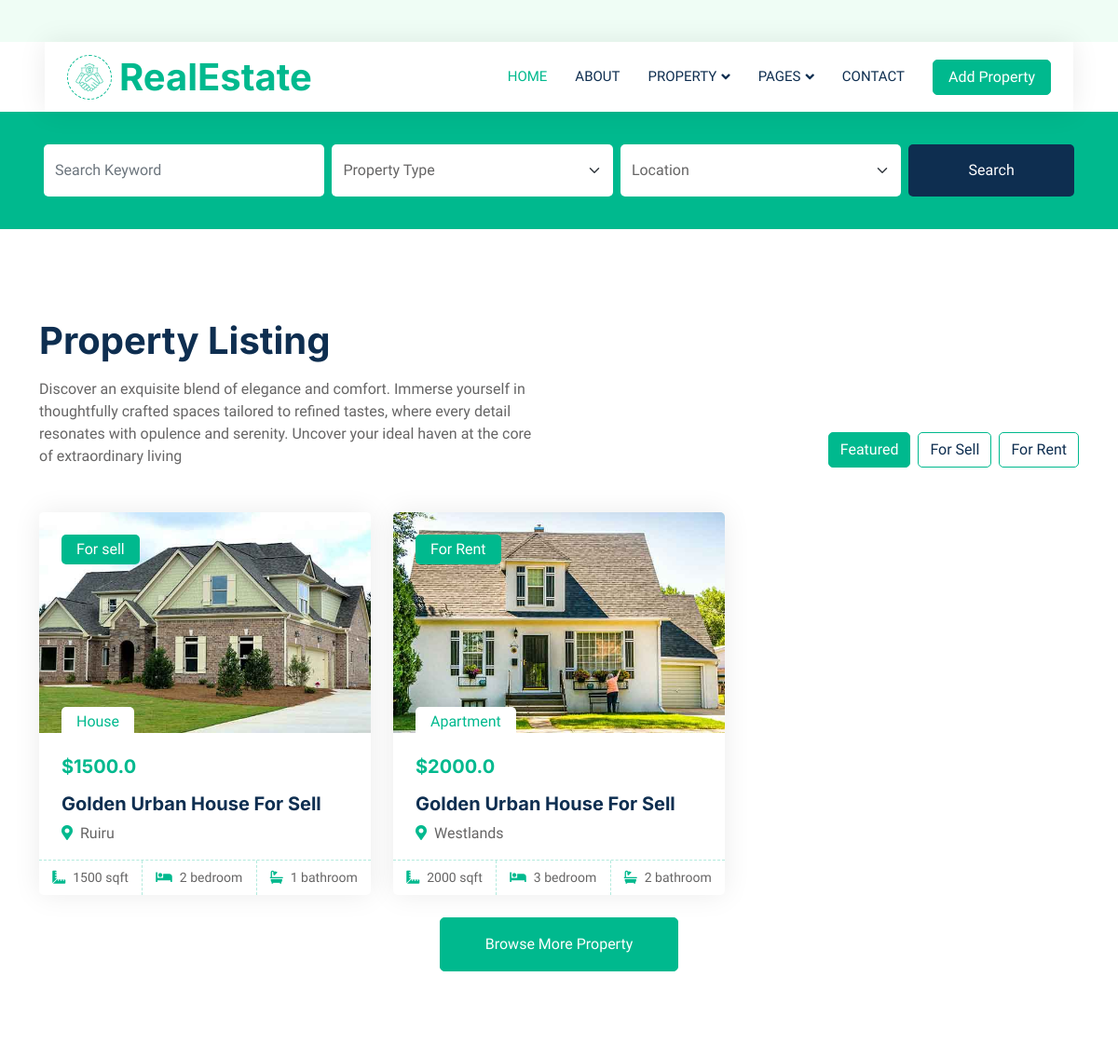
/property-list (upper part), run on an earlier commit of the app's database.
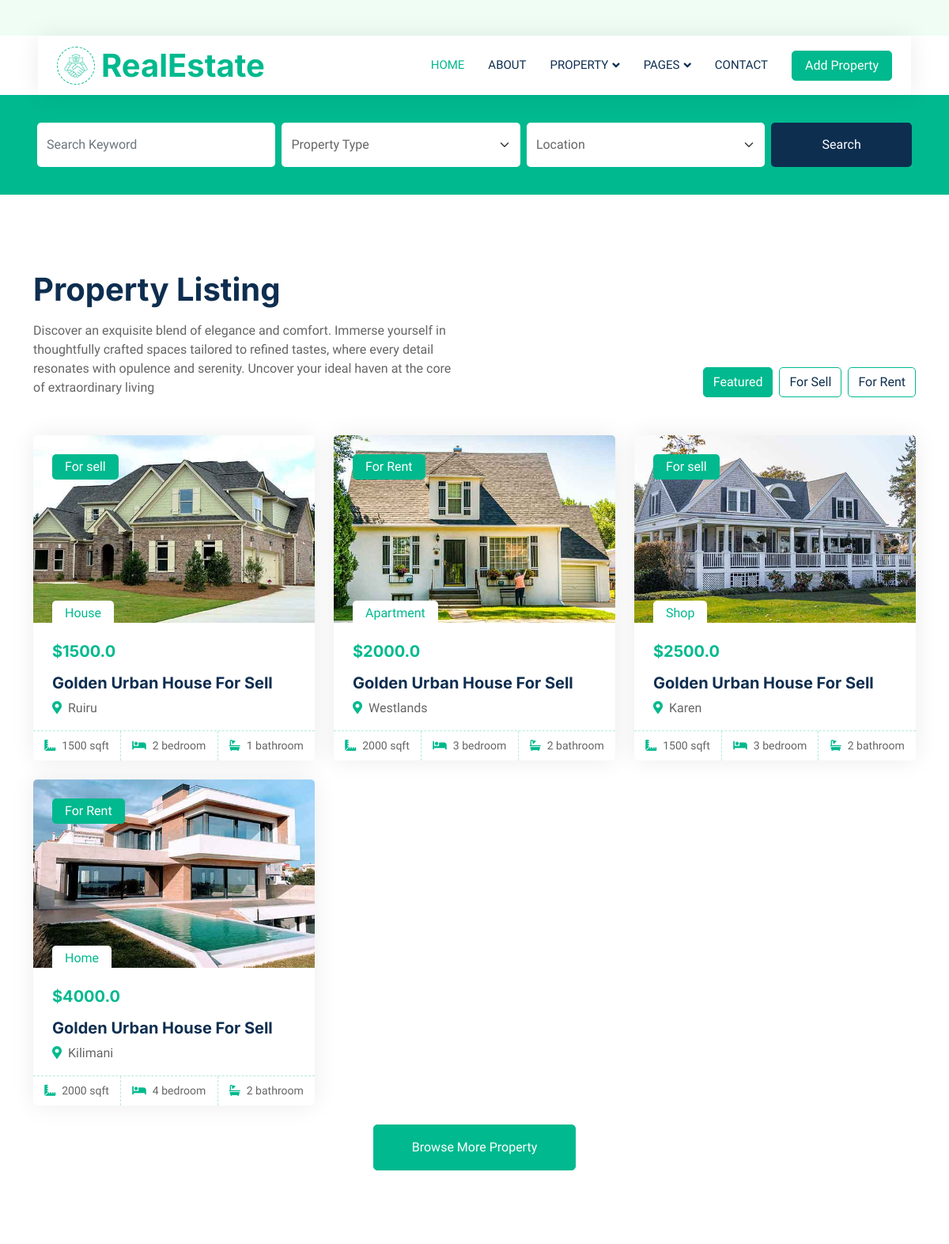
And on a later commit of the database.
### estate_finder/models.py (models this page shows, shortened)
class Property(db.Model):
    id = db.Column(db.Integer, primary_key=True)
    property_type_id = db.Column(db.Integer, db.ForeignKey('property_type.id'), nullable=False)
    location_id = db.Column(db.Integer, db.ForeignKey('location.id'), nullable=False)
    status = db.Column(db.String(12), nullable=False) # for sell or rent
    size_sqft = db.Column(db.Integer)
    bedrooms = db.Column(db.Integer, nullable=False)
    bathrooms = db.Column(db.Integer, nullable=False)
    price = db.Column(db.Float, nullable=False)
    property_img = db.Column(db.String(255), nullable=False, default="default.jpg")
    property_type = db.relationship('PropertyType', backref=db.backref('properties', lazy=True))
    location = db.relationship('Location', backref=db.backref('properties', lazy=True))

class PropertyType(db.Model):
    id = db.Column(db.Integer, primary_key=True)
    name = db.Column(db.String(255), nullable=False)
    def __repr__(self):
        return f"{self.name}"

class Location(db.Model):
    id = db.Column(db.Integer, primary_key=True)
    name = db.Column(db.String(255), nullable=False)
    def __repr__(self):
        return f"{self.name}"

### estate_finder/routes.py (the view)
@app.route('/property-list')
def property_list():
    properties = Property.query.all()
    return render_template('property-list.html', properties=properties)

### estate_finder/templates/property-list.html (shortened to what the changed rows need)
{% extends 'index.html' %}
{% block content %}
<div class="container-xxl py-5">
    <div class="container">
        <div class="row g-0 gx-5 align-items-end">
            <div class="col-lg-6">
                <div class="text-start mx-auto mb-5 wow slideInLeft" data-wow-delay="0.1s">
                    <h1 class="mb-3">Property Listing</h1>
                </div>
            </div>
        </div>
        <div class="tab-content">
            <div id="tab-1" class="tab-pane fade show p-0 active">
                <div class="row g-4">
                    {% for property in properties %}
                        <div class="col-lg-4 col-md-6 wow fadeInUp" data-wow-delay="0.1s">
                            <div class="property-item rounded overflow-hidden">
                                <div class="position-relative overflow-hidden">
                                    <a href=""><img class="img-fluid" src="{{ url_for('static', filename=property.property_img) }}" alt=""></a>
                                    <div class="bg-primary rounded text-white position-absolute start-0 top-0 m-4 py-1 px-3">{{ property.status }}</div>
                                    <div class="bg-white rounded-top text-primary position-absolute start-0 bottom-0 mx-4 pt-1 px-3">{{ property.property_type }}</div>
                                </div>
                                <div class="p-4 pb-0">
                                    <h5 class="text-primary mb-3">${{ property.price }}</h5>
                                    <a class="d-block h5 mb-2" href="">Golden Urban House For Sell</a>
                                    <p><i class="fa fa-map-marker-alt text-primary me-2"></i>{{ property.location }}</p>
                                </div>
                                <div class="d-flex border-top">
                                    <small class="flex-fill text-center border-end py-2"><i class="fa fa-ruler-combined text-primary me-2"></i>{{ property.size_sqft }} sqft</small>
                                    <small class="flex-fill text-center border-end py-2"><i class="fa fa-bed text-primary me-2"></i>{{ property.bedrooms }} bedroom</small>
                                    <small class="flex-fill text-center py-2"><i class="fa fa-bath text-primary me-2"></i>{{ property.bathrooms }} bathroom</small>
                                </div>
                            </div>
                        </div>
                    {% endfor %}
                </div>
            </div>
        </div>
    </div>
</div>
{% endblock %}

What changed in the data, as far as the page shows it:
added Property: property_img (picture), status "For sell", property_type "Shop", price "2500.0", location "Karen", size_sqft "1500", bedrooms "3", bathrooms "2"
added Property: property_img (picture), status "For Rent", property_type "Home", price "4000.0", location "Kilimani", size_sqft "2000", bedrooms "4", bathrooms "2"
